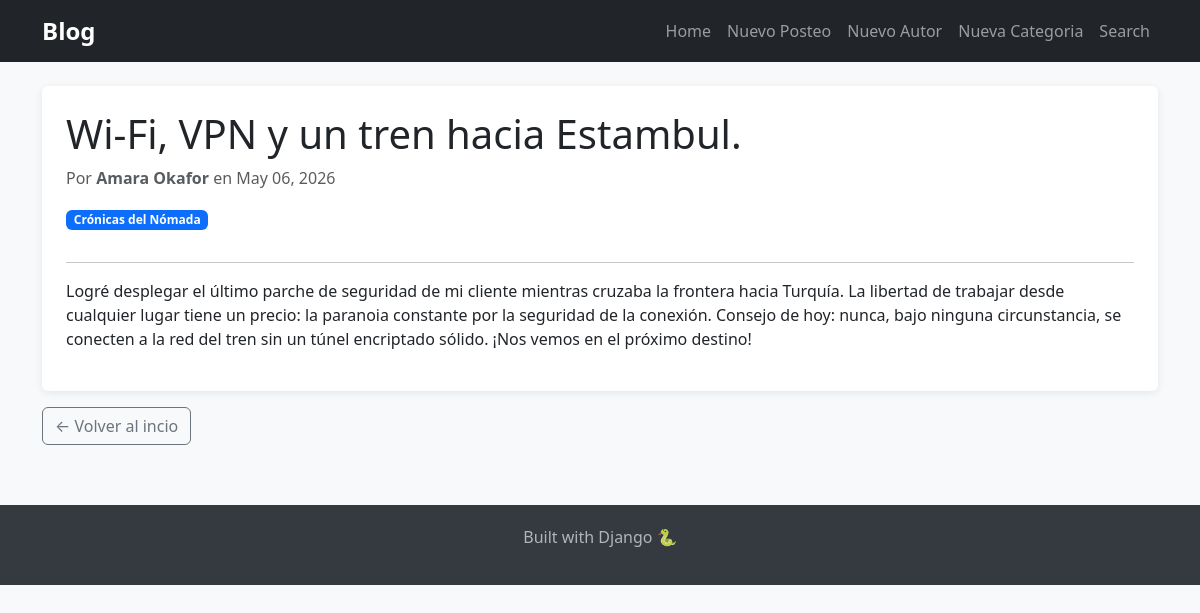
Screenshot of /post/7/ with the database file from the repository.
### blog/models.py (models this page shows, shortened)
class Post(models.Model):
    title = models.CharField(max_length=300)
    content = models.TextField()
    author = models.ForeignKey(
        Author,
        on_delete=models.CASCADE,
        related_name='posts'
    )
    categories = models.ManyToManyField(
        Category,
        blank=True,
        related_name='posts'
    )
    created_at = models.DateTimeField(auto_now_add=True)
    updated_at = models.DateTimeField(auto_now=True)
    class Meta:
        ordering = ['-created_at']

class Author(models.Model):
    name = models.CharField(max_length=200)
    email = models.EmailField(unique=True)
    bio = models.TextField(blank=True)
    created_at = models.DateTimeField(auto_now_add=True)

class Category(models.Model):
    name = models.CharField(max_length=100)
    description = models.TextField(blank=True)
    class Meta:
        verbose_name_plural = "Categories"

### blog/views.py (the view)
# urls.py: path('post/<int:pk>/', views.post_detail, name='post_detail'),
def post_detail(request, pk):
    post = get_object_or_404(Post, pk=pk)
    return render(request, 'blog/post_detail.html', {'post': post})

### blog/templates/blog/post_detail.html (shortened to what this page needs)
{% extends "blog/base.html" %}
{% block content %}
<div class="card p-4">
    <h1>{{ post.title }}</h1>
    <p class="text-muted">
        Por <strong>{{ post.author.name }}</strong> en {{ post.created_at|date:"F d, Y" }}
    </p>
    {% if post.categories.all %}
    <div class="mb-3">
        {% for cat in post.categories.all %}
            <span class="badge bg-primary">{{ cat.name }}</span>
        {% endfor %}
    </div>
    {% endif %}
    <hr>
    <div class="post-content">{{ post.content|linebreaks }}</div>
</div>
<a href="{% url 'home' %}" class="btn btn-outline-secondary mt-3">← Volver al incio</a>
{% endblock %}

### blog/templates/blog/base.html (style rules this page uses)
body { background-color: #f8f9fa; }
.card { border: none; box-shadow: 0 2px 8px rgba(0,0,0,0.08); }

### rows the page displays
Post: title "Wi-Fi, VPN y un tren hacia Estambul.", author.name "Amara Okafor", created_at "May 06, 2026", content "Logré desplegar el último parche de seguridad de mi cliente mientras cruzaba la frontera hacia Turquía. La libertad de trabajar desde cualquier lugar tiene un precio: la paranoia constante por la seguridad de la conexión. Consejo de hoy: nunca, bajo ninguna circunstancia, se conecten a la red del tren sin un túnel encriptado sólido. ¡Nos vemos en el próximo destino!"
Category: name "Crónicas del Nómada"
